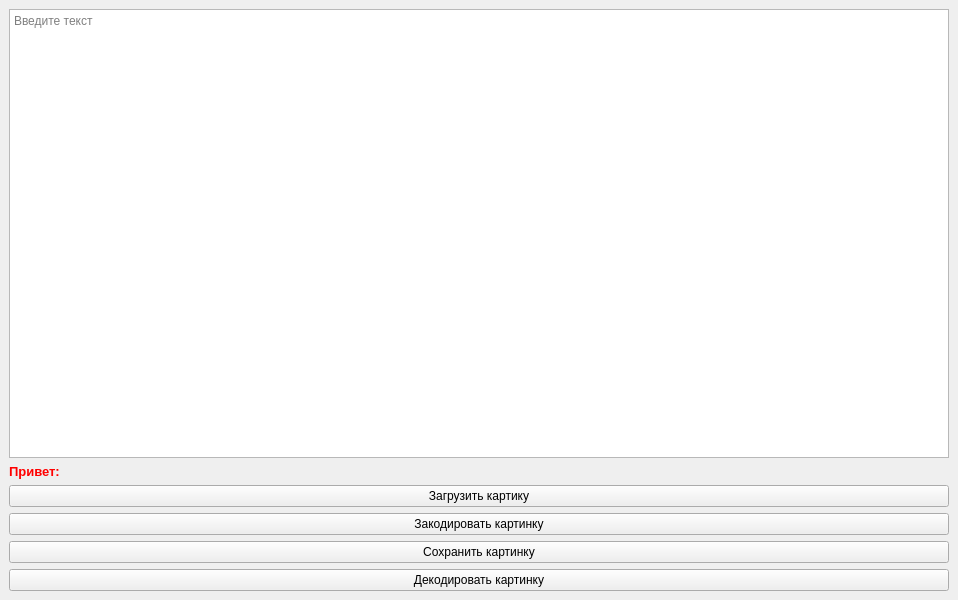
<?xml version="1.0" encoding="UTF-8"?>
<ui version="4.0">
 <class>MainWindow</class>
 <widget class="QMainWindow" name="MainWindow">
  <property name="geometry">
   <rect>
    <x>0</x>
    <y>0</y>
    <width>958</width>
    <height>600</height>
   </rect>
  </property>
  <property name="windowTitle">
   <string>MainWindow</string>
  </property>
  <property name="styleSheet">
   <string notr="true">QPushButton:hover{color: blue; font: bold 10pt;}</string>
  </property>
  <widget class="QWidget" name="centralwidget">
   <layout class="QVBoxLayout" name="verticalLayout">
    <item>
     <widget class="QPlainTextEdit" name="plainTextEdit">
      <property name="placeholderText">
       <string>Введите текст</string>
      </property>
     </widget>
    </item>
    <item>
     <widget class="QLabel" name="label">
      <property name="text">
       <string>&lt;span style=&quot;font-size:10pt; color:#ff0000;&quot;&gt;&lt;b&gt;Привет:&lt;/b&gt;&lt;/span&gt;</string>
      </property>
     </widget>
    </item>
    <item>
     <widget class="QPushButton" name="pushButton">
      <property name="text">
       <string>Загрузить картику</string>
      </property>
     </widget>
    </item>
    <item>
     <widget class="QPushButton" name="pushButton_3">
      <property name="text">
       <string>Закодировать картинку</string>
      </property>
     </widget>
    </item>
    <item>
     <widget class="QPushButton" name="pushButton_2">
      <property name="text">
       <string>Сохранить картинку</string>
      </property>
     </widget>
    </item>
    <item>
     <widget class="QPushButton" name="pushButton_4">
      <property name="text">
       <string>Декодировать картинку</string>
      </property>
     </widget>
    </item>
   </layout>
  </widget>
 </widget>
 <resources/>
 <connections/>
</ui>
